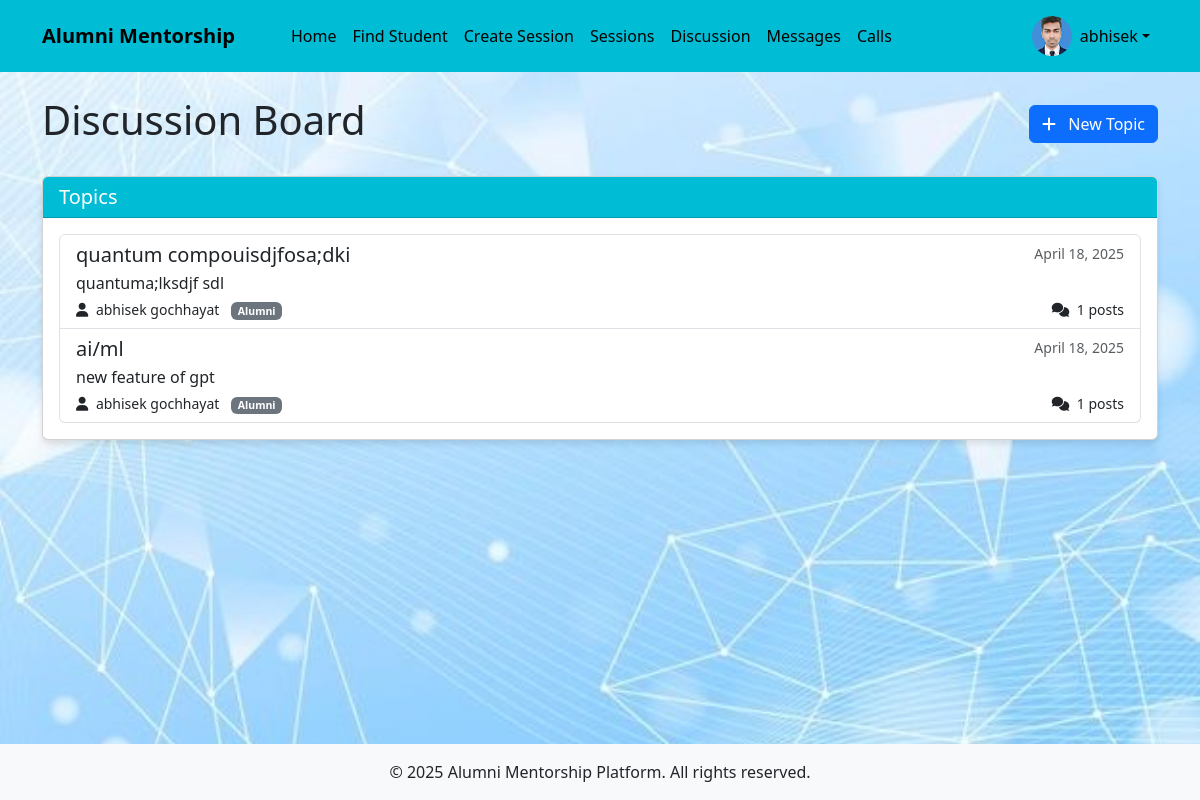
/discussion/ (signed in), run on the app's committed database.
### users/models.py (models this page shows, shortened)
class CustomUser(AbstractUser):
    USER_TYPE_CHOICES = (
        ('student', 'Student'),
        ('alumni', 'Alumni'),
    )
    user_type = models.CharField(max_length=10, choices=USER_TYPE_CHOICES)
    bio = models.TextField(blank=True)
    profile_picture = models.ImageField(upload_to='profile_pics/', blank=True, null=True)
    graduation_year = models.IntegerField(null=True, blank=True)
    company = models.CharField(max_length=100, blank=True)
    position = models.CharField(max_length=100, blank=True)
    industry = models.CharField(max_length=100, blank=True)
    course = models.CharField(max_length=100, blank=True)
    year_of_study = models.IntegerField(null=True, blank=True)

### discussion/models.py (models this page shows, shortened)
class Topic(models.Model):
    title = models.CharField(max_length=200)
    description = models.TextField()
    created_by = models.ForeignKey(CustomUser, on_delete=models.CASCADE, related_name='topics')
    created_at = models.DateTimeField(auto_now_add=True)

### discussion/views.py (the view)
# urls.py: path('', views.topic_list, name='topic_list'),
@login_required
def topic_list(request):
    topics = Topic.objects.all().order_by('-created_at')
    return render(request, 'discussion/topic_list.html', {'topics': topics})

### templates/discussion/topic_list.html (shortened to what this page needs)
{% extends 'base.html' %}
{% block content %}
<div class="d-flex justify-content-between align-items-center mb-4">
    <h1>Discussion Board</h1>
    <a href="{% url 'create_topic' %}" class="btn btn-primary">
        <i class="fas fa-plus me-2"></i> New Topic
    </a>
</div>
<div class="card">
    <div class="card-header  text-white">
        <h5 class="card-title mb-0">Topics</h5>
    </div>
    <div class="card-body">
        {% if topics %}
            <div class="list-group">
                {% for topic in topics %}
                    <a href="{% url 'topic_detail' topic.id %}" class="list-group-item list-group-item-action">
                        <div class="d-flex w-100 justify-content-between">
                            <h5 class="mb-1">{{ topic.title }}</h5>
                            <small class="text-muted">{{ topic.created_at|date }}</small>
                        </div>
                        <p class="mb-1">{{ topic.description|truncatechars:150 }}</p>
                        <div class="d-flex justify-content-between align-items-center">
                            <small>
                                <i class="fas fa-user me-1"></i> {{ topic.created_by.get_full_name }}
                                <span class="badge bg-secondary ms-2">{{ topic.created_by.get_user_type_display }}</span>
                            </small>
                            <small>
                                <i class="fas fa-comments me-1"></i> {{ topic.posts.count }} posts
                            </small>
                        </div>
                    </a>
                {% endfor %}
            </div>
        {% else %}
            <div class="alert alert-info">
                <i class="fas fa-info-circle me-2"></i> No topics have been created yet.
                <a href="{% url 'create_topic' %}" class="alert-link">Create the first topic</a> to start a discussion!
            </div>
        {% endif %}
    </div>
</div>
{% endblock %}

### templates/base.html (shortened to what this page needs)
<!DOCTYPE html>
<html lang="en">
  <head>
    <link
      href="https://cdn.jsdelivr.net/npm/bootstrap@5.3.0/dist/css/bootstrap.min.css"
      rel="stylesheet"
    />
    <link
      rel="stylesheet"
      href="https://cdnjs.cloudflare.com/ajax/libs/font-awesome/6.0.0/css/all.min.css"
    />
  </head>
  <body>
    <header>
      <nav class="navbar navbar-expand-lg navbar-dark">
        <div class="container">
          <a class="navbar-brand" href="{% url 'home' %}">Alumni Mentorship</a>
          <div class="collapse navbar-collapse" id="navbarNav">
            <ul class="navbar-nav me-auto">
              {% if user.is_authenticated %}
              <li class="nav-item">
                <a class="nav-link" href="{% url 'home' %}">Home</a>
              </li>
              {% if user.user_type == 'student' %}
              <li class="nav-item">
                <a class="nav-link" href="{% url 'alumni_list' %}"
                  >Find Mentors</a
                >
              </li>
              {% else %}
              <li class="nav-item">
                <a class="nav-link" href="{% url 'student_list' %}"
                  >Find Student</a
                >
              </li>
              <li class="nav-item">
                <a class="nav-link" href="{% url 'create_group_session' %}"
                  >Create Session</a
                >
              </li>
              {% endif %}
              <li class="nav-item">
                <a class="nav-link" href="{% url 'group_sessions' %}"
                  > Sessions</a
                >
              </li>
              <li class="nav-item">
                <a class="nav-link" href="{% url 'topic_list' %}"
                  >Discussion </a
                >
              </li>
              <li class="nav-item">
                <a class="nav-link" href="{% url 'chat_list' %}">Messages</a>
              </li>
              <li class="nav-item">
                <a class="nav-link" href="{% url 'call_home' %}">Calls</a>
              </li>
              {% endif %}
            </ul>
            <ul class="navbar-nav">
              {% if user.is_authenticated %}
              <li class="nav-item dropdown">
                <a
                  class="nav-link dropdown-toggle d-flex align-items-center"
                  href="#"
                  id="navbarDropdown"
                  role="button"
                  data-bs-toggle="dropdown"
                >
                  {% if user.profile_picture %}
                  <img
                    src="{{ user.profile_picture.url }}"
                    alt="Profile"
                    class="profile-pic me-2"
                  />
                  {% else %}
                  <i
                    class="fas fa-user-circle me-2"
                    style="font-size: 1.5rem"
                  ></i>
                  {% endif %} {{ user.username }}
                </a>
              </li>
              {% endif %}
            </ul>
          </div>
        </div>
      </nav>
    </header>
    <main class="container py-4">
       {% block content %}{% endblock %}
    </main>
    <footer class="bg-light py-3 mt-auto">
      <div class="container text-center">
        <p class="mb-0">
          &copy; {% now "Y" %} Alumni Mentorship Platform. All rights reserved.
        </p>
      </div>
    </footer>
  </body>
</html>

### templates/base.html (style rules this page uses)
body { min-height: 100vh; display: flex; flex-direction: column; background-image: url("/static/images/img.jpg"); background-size: cover; background-repeat: no-repeat; background-position: center; }
main { flex: 1; }
.navbar-brand { font-weight: bold; padding-right: 2rem; color: #000; }
.profile-pic { width: 40px; height: 40px; border-radius: 50%; object-fit: cover; }
.navbar { background: #00bcd4; }
.nav-item { gap: 1rem; }
#navbarNav { gap: 2rem; }
.card { margin-bottom: 20px; box-shadow: 0 4px 6px rgba(0, 0, 0, 0.1); }
.card-header { background-color: #00bcd4; }
.navbar li a { color: black; }

### data on the page
CustomUser: profile_picture (picture), username "abhisek"
Topic: title "quantum compouisdjfosa;dki", created_at "April 18, 2025", description "quantuma;lksdjf sdl", created_by.get_full_name "abhisek gochhayat", created_by.user_type "Alumni", posts.count "1"
Topic: title "ai/ml", created_at "April 18, 2025", description "new feature of gpt", created_by.get_full_name "abhisek gochhayat", created_by.user_type "Alumni", posts.count "1"
